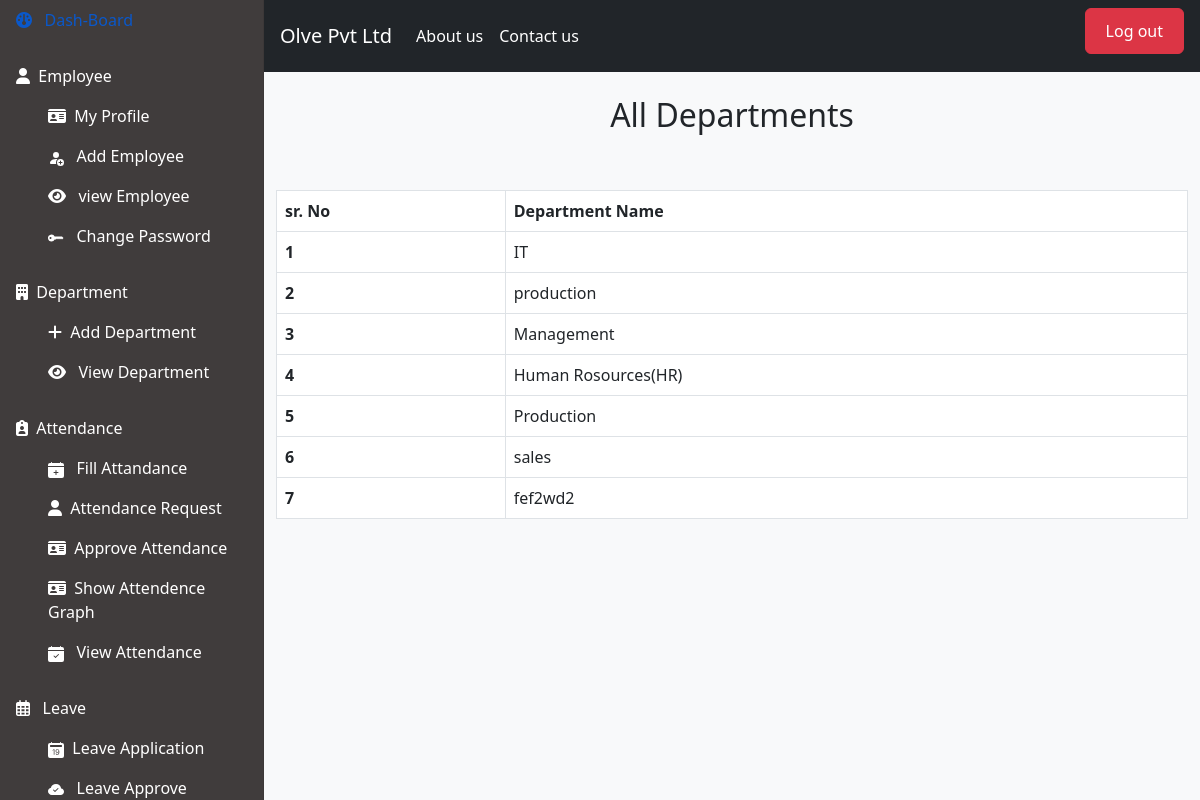
/view_department/ (signed in), run on an earlier commit of the app's database.
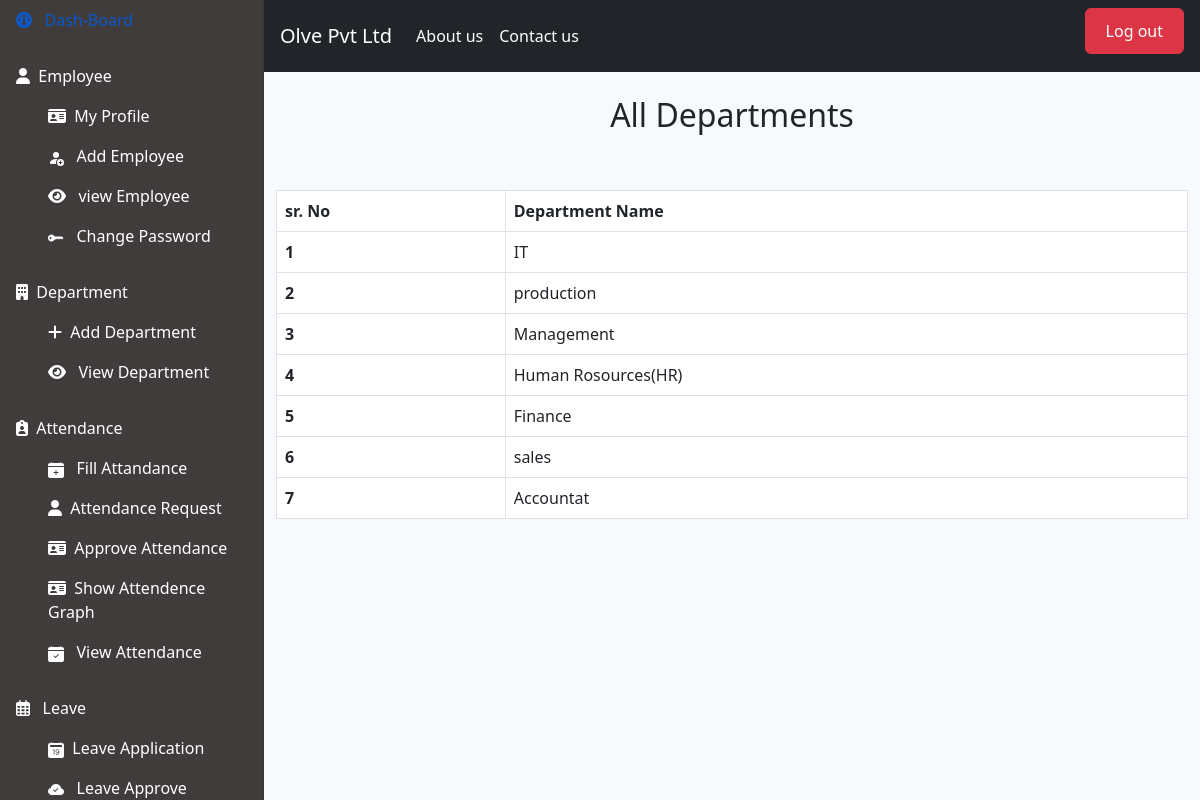
And on a later commit of the database.
### hr/models.py (models this page shows, shortened)
class Department(models.Model):
    id = models.BigAutoField(unique=True, primary_key=True)
    department_name=models.CharField(max_length=50)
    added_by = models.ForeignKey(User, on_delete=models.CASCADE, default=None, null=True, blank=True)

### hr/views.py (the view)
# urls.py: path('view_department/',view_department,name='view_department'),
def view_department(request):
    user = User.objects.filter(username=request.session.get('username'))
    emp_id = Employee.objects.filter(user=user[0]).first()
    context = {
        'deps': Department.objects.all(),
        'is_hr': emp_id.is_hr
    }
    return render(request, 'view_department.html', context)

### hr/templates/view_department.html (shortened to what this page needs)
{% extends "index.html" %}
{% block mycontent %}
<div class="container mt-4">
    <h2 class="text-center">All Departments</h2>
    <br><br>
    <table class="table table-bordered">
        <thead>
            <tr>
                <th>sr. No</th>
                <th>Department Name</th>
            </tr>
        </thead>
        <tbody>
                {% for dep in deps%}
                <tr>
                  <th scope="row">{{ forloop.counter }}</th>
                  <td>{{dep.department_name}}</td>
                {% endfor %}
        </tbody>
    </table>
</div>
{% endblock %}

What changed in the data, as far as the page shows it:
removed Department: department_name "Production"
removed Department: department_name "fef2wd2"
added Department: department_name "Finance"
added Department: department_name "Accountat"
